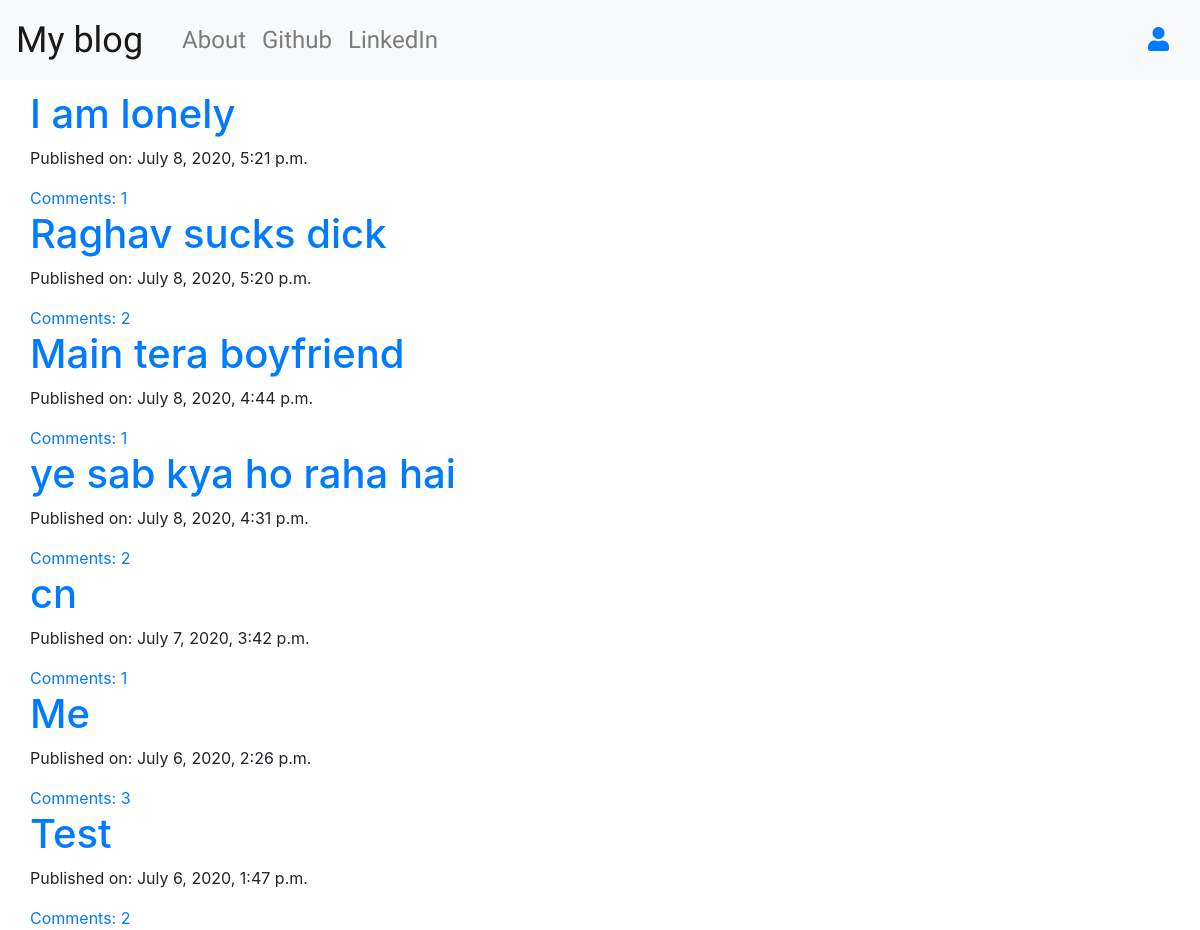
Before: / with the older database file.
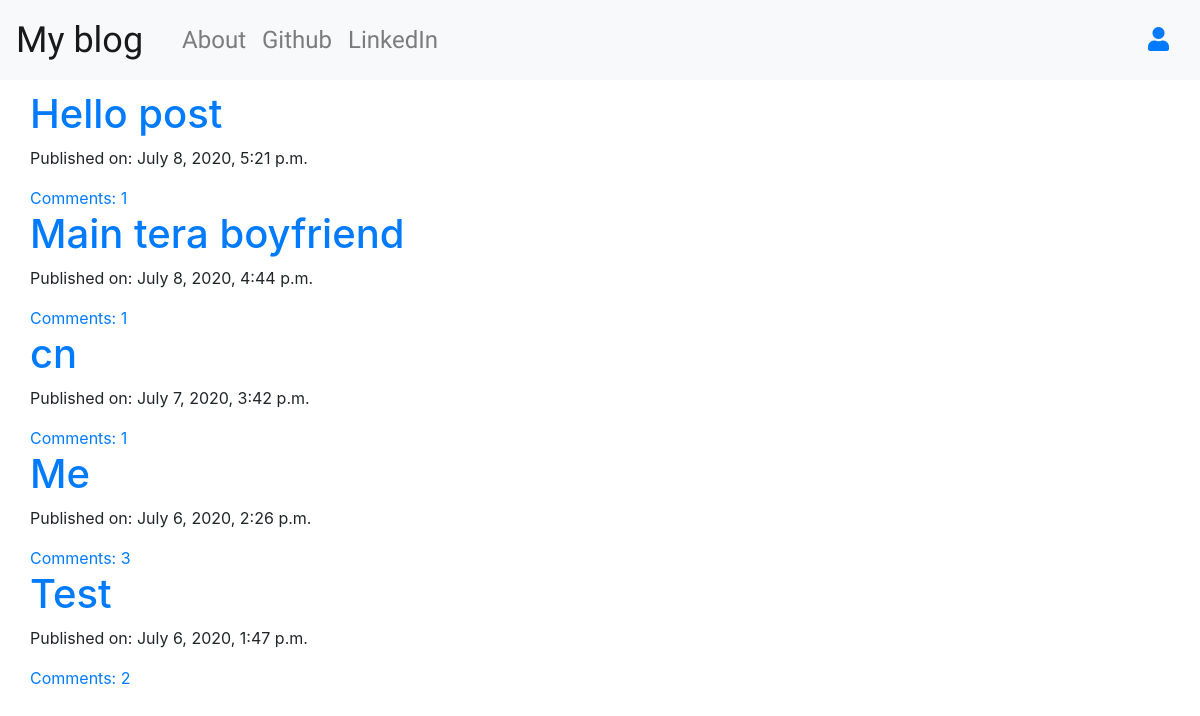
After: the same page with the newer database file.
### blogApp/models.py (models this page shows, shortened)
class Post(models.Model):
    author = models.ForeignKey('auth.User', on_delete=models.CASCADE)
    title = models.CharField(max_length=256)
    text = models.TextField()
    created_date = models.DateTimeField(default=timezone.now)
    published_date = models.DateTimeField(blank=True, null=True)
    def approve_comments(self):
        return self.comments.filter(approved_comment=True)

### blogApp/views.py (the view)
# urls.py: path('', views.PostListView.as_view(), name='post_list'),
class PostListView(ListView):
    model = Post
    def get_queryset(self):
        return Post.objects.filter(published_date__lte=timezone.now()).order_by('-published_date')

### blogApp/templates/blogApp/post_list.html
{% extends 'blogApp/base.html' %}
{% block body_block %}
<div class="centerstage">
{% for post in post_list %}
    <div class="post">
        <h1><a href="{% url 'post_detail' pk=post.pk %}">{{ post.title }}</a></h1>
        <div class="date">
            <p>Published on: {{ post.published_date }}</p>
        </div>
        <a href="{% url 'post_detail' pk=post.pk %}">Comments: {{ post.approve_comments.count }}</a>
    </div>
{% endfor %}
</div>
{% endblock %}

### blogApp/templates/blogApp/base.html (shortened to what this page needs)
<!DOCTYPE html>
{% load static %}
<html lang="en">
<head>
    <link rel="stylesheet" href="https://stackpath.bootstrapcdn.com/bootstrap/4.5.0/css/bootstrap.min.css">
    <link rel="stylesheet" href="//cdn.jsdelivr.net/npm/medium-editor@latest/dist/css/medium-editor.min.css" type="text/css" media="screen" charset="utf-8">
    <link rel="stylesheet" href="{% static 'css/blog.css' %}">
    <link rel="stylesheet" href="https://use.fontawesome.com/releases/v5.6.3/css/all.css">
</head>
<body class="loader">
<nav class="navbar navbar-expand-sm navbar-light bg-light techfont">
    <a class="navbar-brand bigbrand" href="{% url 'post_list' %}">My blog</a>
    <div class="container">
        <div class="collapse navbar-collapse">
        <ul class="navbar-nav mr-auto">
            <li class="nav-item">
                <a class="nav-link" href="{% url 'aboutus' %}">About</a>
            </li>
            <li class="nav-item">
                <a class="nav-link" href="https://www.github.com">Github</a>
            </li>
            <li class="nav-item">
                <a class="nav-link" href="https://www.linkedin.com">LinkedIn</a>
            </li>
        </ul>
        <ul class="nav navbar-nav navbar-right">
            {% if user.is_authenticated %}
            <li class="nav-item">
                <a class="nav-link" href="{% url 'post_new' %}">New Post</a>
            </li>
            <li class="nav-item">
                <a class="nav-link" href="{% url 'post_draft_list' %}">Drafts</a>
            </li>
            <li class="nav-item">
                <a class="nav-link" href="{% url 'logout' %}">Logout</a>
            </li>
            <li class="nav-item">
                <a class="nav-link">Welcome {{ user.username }}!</a>
            </li>
            {% else %}
            <li>
                <a class="nav navbar-right" href="{% url 'login' %}"><span><i class="fas fa-user"></i></span></a>
            </li>
            {% endif %}
        </ul>
        </div>
    </div>
</nav>
<div class="content container">
    <div class="row">
        <div class="blog_posts">
            {% block body_block %}
            {% endblock %}
        </div>
    </div>
</div>
</body>
</html>

### blogApp/static/css/blog.css (style rules this page uses)
.techfont { font-family: 'Russo One', sans-serif; font-size: 1.5em; margin-bottom: 10px; }
.bigbrand { font-size: 1.5em; }
.centerstage { margin-left: auto; margin-right: auto; }
.loader { filter:hue-rotate(0deg); color:linear-gradient(45deg,#0f8,#08f); animation:hue 10000ms infinite linear; }

Changed rows visible on the page:
removed Post: title "Raghav sucks dick", published_date "July 8, 2020, 5:20 p.m.", approve_comments.count "2"
removed Post: title "ye sab kya ho raha hai", published_date "July 8, 2020, 4:31 p.m.", approve_comments.count "2"
changed Post: title "I am lonely" → "Hello post"
